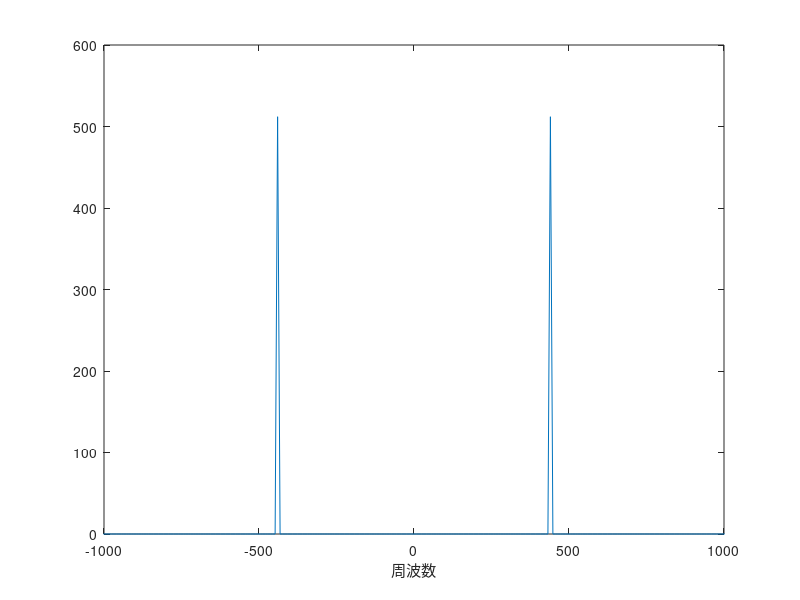

Recreate this plot in MATLAB.
clear all;
clc;

Fs = 8192;
t = [0:(Fs-1)] / Fs;
f = 440;

y = sin(2*pi*f*t);


y = y(1,1:1024);
fft_y = fft(y);
fft_ys = fftshift(fft_y);
fft_ys = abs(fft_ys);
fs=[-Fs/2:Fs/1024:(Fs/2)-1];
plot(fs,fft_ys);
xlabel('周波数');
axis([-1000 1000 0 600]);